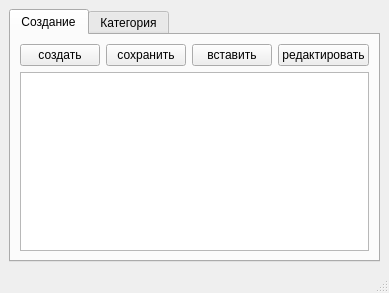
<?xml version="1.0" encoding="UTF-8"?>
<ui version="4.0">
 <class>MainWindow</class>
 <widget class="QMainWindow" name="MainWindow">
  <property name="geometry">
   <rect>
    <x>0</x>
    <y>0</y>
    <width>368</width>
    <height>293</height>
   </rect>
  </property>
  <property name="windowTitle">
   <string>MainWindow</string>
  </property>
  <widget class="QWidget" name="centralwidget">
   <layout class="QGridLayout" name="gridLayout_2">
    <item row="0" column="0">
     <widget class="QTabWidget" name="tabWidget">
      <property name="currentIndex">
       <number>0</number>
      </property>
      <widget class="QWidget" name="tab">
       <attribute name="title">
        <string>Создание</string>
       </attribute>
       <layout class="QGridLayout" name="gridLayout_3">
        <item row="0" column="0">
         <widget class="QPushButton" name="pushButton">
          <property name="text">
           <string>создать</string>
          </property>
         </widget>
        </item>
        <item row="0" column="1">
         <widget class="QPushButton" name="pushButton_2">
          <property name="text">
           <string>сохранить</string>
          </property>
         </widget>
        </item>
        <item row="0" column="2">
         <widget class="QPushButton" name="pushButton_3">
          <property name="text">
           <string>вставить</string>
          </property>
         </widget>
        </item>
        <item row="0" column="3">
         <widget class="QPushButton" name="pushButton_4">
          <property name="text">
           <string>редактировать</string>
          </property>
         </widget>
        </item>
        <item row="1" column="0" colspan="4">
         <widget class="QTextEdit" name="textEdit"/>
        </item>
       </layout>
      </widget>
      <widget class="QWidget" name="tab_2">
       <attribute name="title">
        <string>Категория</string>
       </attribute>
       <layout class="QGridLayout" name="gridLayout">
        <item row="0" column="0">
         <widget class="QPushButton" name="pushButton_5">
          <property name="text">
           <string>создать категорию</string>
          </property>
         </widget>
        </item>
        <item row="0" column="1">
         <widget class="QLabel" name="label_3">
          <property name="text">
           <string>все категории</string>
          </property>
         </widget>
        </item>
        <item row="1" column="0">
         <widget class="QLabel" name="label">
          <property name="text">
           <string>номер(id)</string>
          </property>
         </widget>
        </item>
        <item row="2" column="0">
         <widget class="QLineEdit" name="lineEdit"/>
        </item>
        <item row="3" column="0">
         <widget class="QLabel" name="label_2">
          <property name="text">
           <string>название(title)</string>
          </property>
         </widget>
        </item>
        <item row="1" column="1">
         <widget class="QComboBox" name="comboBox"/>
        </item>
        <item row="4" column="0">
         <widget class="QLineEdit" name="lineEdit_2"/>
        </item>
       </layout>
      </widget>
     </widget>
    </item>
   </layout>
  </widget>
  <widget class="QMenuBar" name="menubar">
   <property name="geometry">
    <rect>
     <x>0</x>
     <y>0</y>
     <width>368</width>
     <height>22</height>
    </rect>
   </property>
  </widget>
  <widget class="QStatusBar" name="statusbar"/>
 </widget>
 <resources/>
 <connections/>
</ui>
